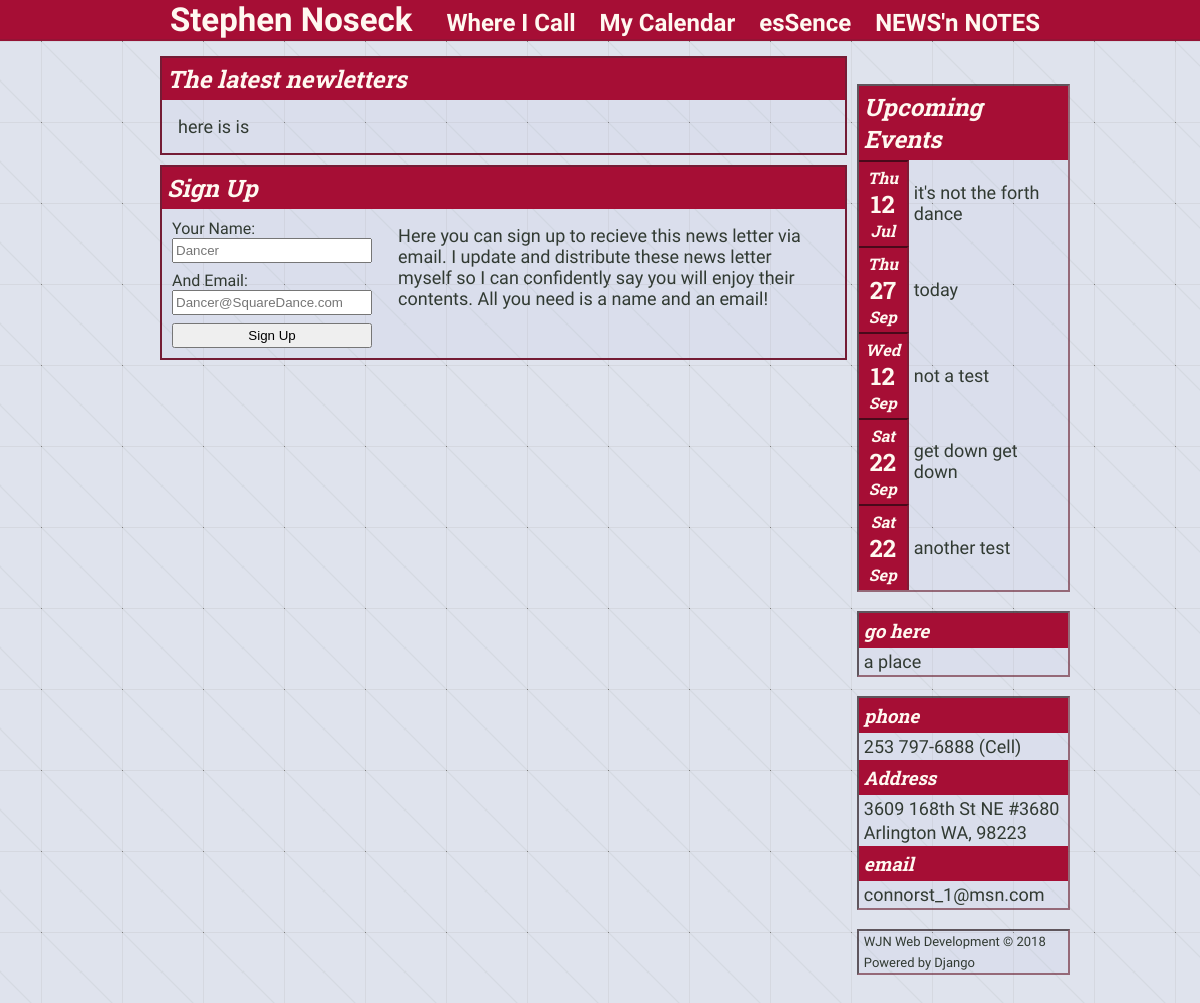
/essense, run on the app's committed database.
### Stevie/models.py (models this page shows, shortened)
class Post(models.Model):
    HOME = 'HM'
    VENUES = 'VN'
    CALENDAR = 'CL'
    ESSENSE = 'ES'
    SIDEBAR = 'SB'
    CONTACT_INFO = 'CI'
    NEWSN_NOTES = 'NN'
    PAGE_INDEX = (
        (HOME, 'Home'),
        (VENUES, 'Venues'),
        (CALENDAR, 'Calendar'),
        (ESSENSE, 'esSense'),
        (SIDEBAR, 'Sidebar'),
        (CONTACT_INFO, 'Contact Info'),
        (NEWSN_NOTES, 'NEWS\'n NOTES')
    )
    title = models.CharField(max_length=100, blank=True, null=True)
    text = models.TextField(blank=True, null=True)
    page = models.CharField(max_length=2, choices=PAGE_INDEX)
    address = models.CharField(max_length=100, blank=True, null=True)
    venue = models.CharField(max_length=100, blank=True, null=True)
    letter = models.FileField(upload_to='newsletters', blank=True, null=True)

class Calendar(models.Model):
    title = models.CharField(max_length=100)
    date_time = models.DateTimeField()
    address = models.CharField(max_length=100)
    venue = models.CharField(max_length=100)
    description = models.TextField()
    flyer = models.ImageField(upload_to='flyers', blank=True, null=True)
    event_site = models.URLField(blank=True, null=True)
    def getMonth(self):
        return self.date_time.strftime('%b')
    def dayOfWeek(self):
        return self.date_time.strftime('%a')

### Stevie/views.py (the view, shortened to what this page needs)
# urls.py: path('essense', views.essense, name="essense"),
def essense(request):
    if request.method == 'GET':
        cal = Calendar.objects.all()[:5]
        side = Post.objects.filter(page='SB')
        info = Post.objects.filter(page='CI')
        post = Post.objects.filter(page='ES')
        context = {'post' : post, 'title': '', 'side': side, 'info': info, 'cal': cal}
        return render(request, 'Stevie/letterIndex.html', context)

### Stevie/templates/Stevie/letterIndex.html (shortened to what this page needs)
{% extends 'layout.html' %}
{% block content %}
    <div>
        {% if post %}
            {% for p in post %}
                <section>
                    <h1>{{ p.title }}</h1>
                    <div class="text">
                        <p>{{ p.text|linebreaks }}</p>
                    </div>
                </section>
            {% endfor %}
        {% else %}
            <p style="display: none">There isn't anything here...</p>
        {% endif %}
        <section>
            <h1>Sign Up</h1>
            <div class="sign-up-wrapper">
                <form method="POST" action="/essense/" class="sign-up-form">
                    <div>
                        <label>Your Name:</label>
                    </div>
                    <div>
                        <input type="text" name="name" placeholder="Dancer">
                    </div>
                    <div style="margin-top:8px">
                        <label>And Email:</label>
                    </div>
                    <div>
                        <input type="text" name="email" placeholder="Dancer@SquareDance.com">
                    </div>
                    <div style="margin-top: 8px;">
                        <input type="submit" value="Sign Up">
                    </div>
                </form>
                <div class="sign-up-text">
                    <p>
                        Here you can sign up to recieve this news letter via email. I update and distribute these news letter myself so I can confidently say you will enjoy their contents. All you need is a name and an email!
                    </p>
                </div>
            </div>
        </section>
    </div>
{% endblock content %}

### Stevie/templates/Stevie/sidebar.html
<div>
    {% if cal %}
        {% include 'Stevie/sideCal.html' %}
    {% endif %}
</div>
<br>
<div>
    {% if side %}
        {% for s in side %}
            <section>
                <h3>{{ s.title }}</h3>
                <p>{{ s.text|linebreaks }}</p>
            </section>
        {% endfor %}
    {% else %}
        <p style="display: none">no links</p>
    {% endif %}
</div>
<br>
<div>
    {% if info %}
        {% for i in info %}
            <section>
                <h3>{{ i.title }}</h3>
                <p>{{ i.text|linebreaks }}</p>
            </section>
        {% endfor %}
    {% else %}
        <p style="display: none">no contact info</p>
    {% endif %}
</div>
<br>
<div class="foot">
    {% include 'Stevie/footer.html' %}
</div>

### Stevie/templates/Stevie/sideCal.html (shortened to what this page needs)
<section class="cal-title"><h1>Upcoming Events</h1></section>
    {% for c in cal %}
        <section class="cal-sec">
            <article>
                    <span class="cal-box">
                        <h4>{{ c.dayOfWeek }}</h4>
                        <h2>{{ c.date_time.day}}</h2>
                        <h4>{{ c.getMonth }}</h4>
                    </span>
            </article>
                {% if c.event_site %}
                    <a href="{{ c.event_site }}">
                {% endif %}
                    <p>{{ c.title }}</p>
                {% if c.event_site %}
                    </a>
                {% endif %}
        </section>
    {% endfor %}

### Stevie/static/styles.css (style rules this page uses)
body { background-color: #d3d9e6b6; background-image: url("./axiom-pattern.png"); text-align: center; color: #313a32; font-family: 'Roboto Condensed', sans-serif; }
p { font-size: 18px; }
h1, h2, h3, h4, h5, h6 { font-family: 'Roboto Slab', serif; color: #fff8f0; }
@media screen and (min-width: 400px) { .cal-sec { display: grid; grid-template-columns: 50px 1fr; } }
@media screen and (min-width: 767px) { .cal-sec { display: grid; grid-template-columns: 50px 1fr; } }
a { text-decoration: none; color: #313a32; }
.content p { margin: 16px; }
.text { z-index: 1; }
section { border: 2px solid #741C35; background-color: #9eacda15; margin-top: 10px; text-align: left; overflow: auto; }
form { margin: 10px; text-align: left; }
.sign-up-wrapper { display: grid; grid-template-columns: auto 1fr; }
input { width: 200px; height: 25px; }
section h1, h3, h4 { background-color: #a60e35; font-weight: bold; font-stretch: expanded; font-style: italic; margin: 0; padding: 5px; }
.side section { background-image: none; border: none; margin: 0; }
.side div { border: #6b2436a2 inset 2px; }
.side p { margin: 3px 5px; }
.cal-title { background-color: #a60e35; display: grid; grid-template-columns: 2fr auto 3fr; }
.cal-title h1 { grid-column: 2; }
.cal-sec p, .cal-sec a { margin-top: auto; margin-bottom: auto; }
.cal-box { text-align: center; }
.cal-box :first-child { margin-top: 5px; }
.cal-box :last-child { margin-bottom: 5px; }
article { background-color: #a60e35; border: #6b2436a2 inset 2px; border-left: none; border-bottom: none; }
article * { margin: 0 3px; padding: 0; }

### data on the page
Post: title "The latest newletters", text "here is is"
Calendar: dayOfWeek "Thu", date_time.day "12", getMonth "Jul", title "it's not the forth dance"
Calendar: dayOfWeek "Thu", date_time.day "27", getMonth "Sep", title "today"
Calendar: dayOfWeek "Wed", date_time.day "12", getMonth "Sep", title "not a test"
Calendar: dayOfWeek "Sat", date_time.day "22", getMonth "Sep", title "get down get down"
Calendar: dayOfWeek "Sat", date_time.day "22", getMonth "Sep", title "another test"
Post: title "go here", text "a place"
Post: title "phone", text "253 797-6888 (Cell)"
Post: title "Address", text "3609 168th St NE #3680 Arlington WA, 98223"
Post: title "email", text "connorst_1@msn.com"
